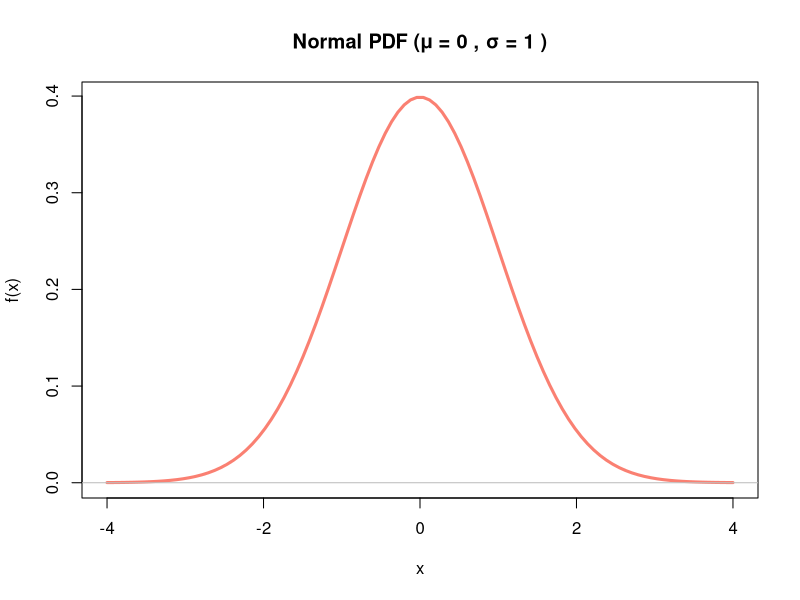
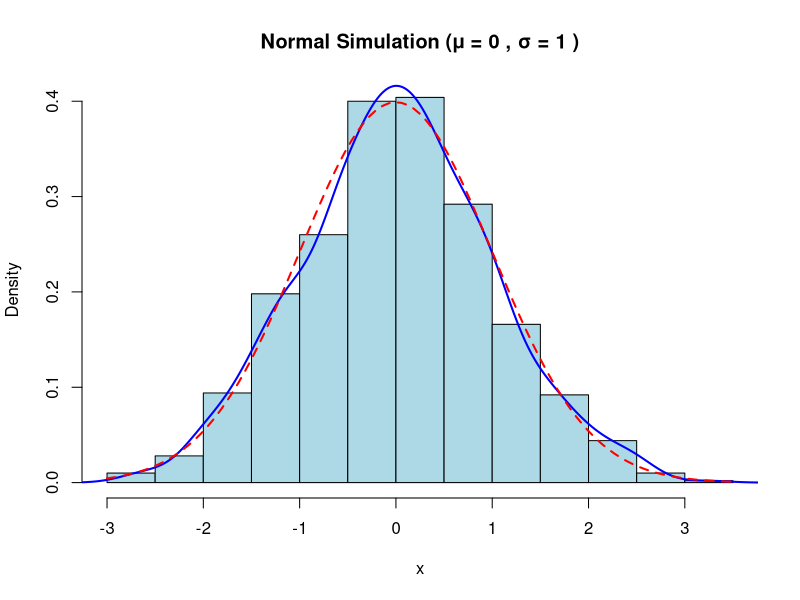
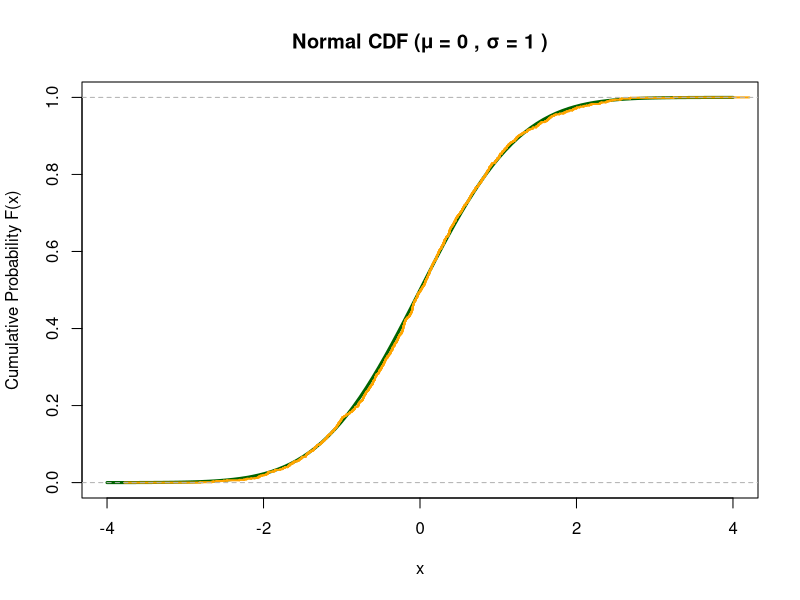

These figures' R source, in order:
# Normal Distribution: continuous distribution with mean mu and standard deviation sigma
# X: probablity of see x in a noraml distribution

mu <- 0
sigma <- 1
x_vals <- seq(mu - 4 * sigma, mu + 4 * sigma, length.out = 100)

# PDF for Normal
norm_pdf <- function(mu, sigma, x) {
  (1 / (sigma * sqrt(2 * pi))) * exp(-(1 / 2) * ((x - mu) / sigma)^2)
}

# Compute PDF for all x
pdf_vals <- norm_pdf(mu, sigma, x_vals)
pdf_vals <- dnorm(x_vals, mu, sigma)


# Plot PDF
plot(x_vals, pdf_vals,
  type = "l", lwd = 3, col = "salmon",
  xlab = "x",
  ylab = "f(x)",
  main = paste("Normal PDF (μ =", mu, ", σ =", sigma, ")")
)
abline(h = 0, col = "gray")

# Theoretical mean and variance
expected_x <- mu
variance_x <- sigma^2

cat("Expected value:", expected_x, "\n")
cat("Variance:", variance_x, "\n")

# Simulation
set.seed(123)
sim_samples <- rnorm(n = 1000, mean = mu, sd = sigma)

# Get density estimation (instead of frequency for continuous)
sim_density <- density(sim_samples)

# Simulation plot
hist(sim_samples,
  freq = FALSE,
  col = "lightblue",
  xlab = "x",
  ylab = "Density",
  main = paste("Normal Simulation (μ =", mu, ", σ =", sigma, ")")
)
lines(sim_density, col = "blue", lwd = 2)
curve(dnorm(x, mean = mu, sd = sigma),
  add = TRUE, col = "red", lwd = 2, lty = 2
)

cat("\nSimulation results (1000 samples):\n")
cat("Sample mean:", mean(sim_samples), "\n")
cat("Sample variance:", var(sim_samples), "\n")

# CDF Plot (Cumulative Distribution Function)

# Theoretical CDF
norm_cdf <- function(mu, sigma, x) {
  pnorm(x, mean = mu, sd = sigma)
}

cdf_vals <- norm_cdf(mu, sigma, x_vals)

# Empirical CDF from simulation
ecdf_vals <- ecdf(sim_samples)

# Create CDF plot
plot(x_vals, cdf_vals,
  type = "l", lwd = 3, col = "darkgreen",
  xlab = "x",
  ylab = "Cumulative Probability F(x)",
  main = paste("Normal CDF (μ =", mu, ", σ =", sigma, ")"),
  ylim = c(0, 1)
)

# Add empirical CDF (step function)
plot(ecdf_vals,
  col = "orange", lwd = 2,
  add = TRUE, verticals = TRUE, do.points = FALSE
)

# Print some CDF values
cat("\nCDF values at selected points:\n")
selected_x <- seq(mu - 2 * sigma, mu + 2 * sigma, length.out = 5)
for (x in selected_x) {
  cat("P(X ≤", round(x, 2), ") =", round(pnorm(x, mu, sigma), 4), "\n")
}
